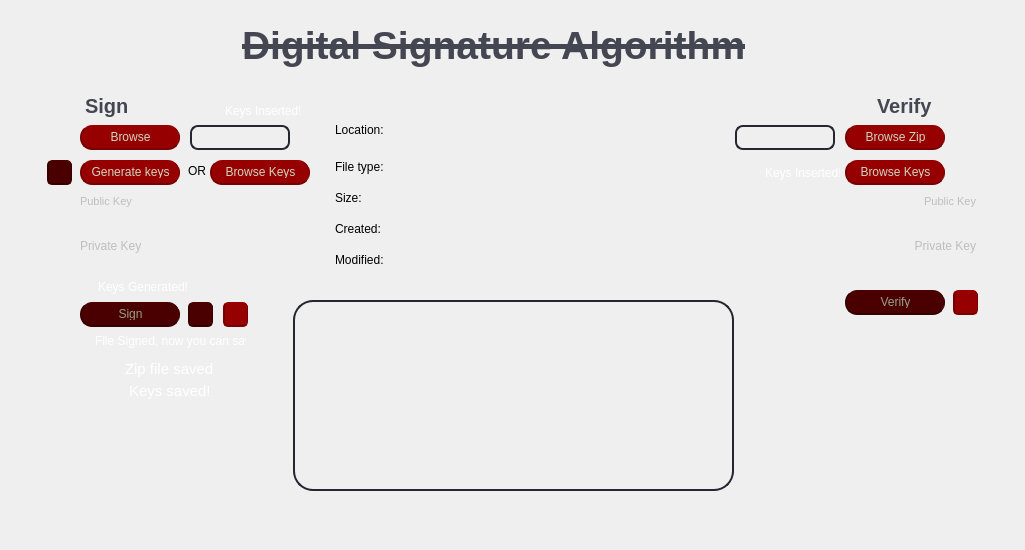
  <widget class="QWidget" name="bgwidget" native="true">
   <property name="geometry">
    <rect>
     <x>0</x>
     <y>33</y>
     <width>1025</width>
     <height>550</height>
    </rect>
   </property>
   <property name="sizePolicy">
    <sizepolicy hsizetype="Fixed" vsizetype="Fixed">
     <horstretch>0</horstretch>
     <verstretch>0</verstretch>
    </sizepolicy>
   </property>
   <property name="acceptDrops">
    <bool>false</bool>
   </property>
   <property name="styleSheet">
    <string notr="true"/>
   </property>
   <widget class="QLabel" name="lbl_main">
    <property name="geometry">
     <rect>
      <x>242</x>
      <y>20</y>
      <width>571</width>
      <height>50</height>
     </rect>
    </property>
    <property name="font">
     <font>
      <pointsize>29</pointsize>
      <weight>75</weight>
      <bold>true</bold>
      <underline>false</underline>
      <strikeout>true</strikeout>
     </font>
    </property>
    <property name="styleSheet">
     <string notr="true">QLabel {
	color: rgb(68, 70, 82);
}</string>
    </property>
    <property name="text">
     <string>Digital Signature Algorithm</string>
    </property>
   </widget>
   <widget class="QPushButton" name="btn_sign">
    <property name="enabled">
     <bool>false</bool>
    </property>
    <property name="geometry">
     <rect>
      <x>80</x>
      <y>302</y>
      <width>100</width>
      <height>25</height>
     </rect>
    </property>
    <property name="focusPolicy">
     <enum>Qt::NoFocus</enum>
    </property>
    <property name="toolTip">
     <string>First you need to 'Browse' for a file, and then either Generate keys or Browse Private Key.</string>
    </property>
    <property name="toolTipDuration">
     <number>10000</number>
    </property>
    <property name="styleSheet">
     <string notr="true">QPushButton {
	background-color: rgb(75, 0, 0);
	border: none;
	padding-top: 5px;
	padding-bottom: 5px;
	color: rgb(150, 160, 140);
	border-left: 2px solid rgb(55, 0, 0);
	border-right: 1px solid rgb(55, 0, 0);
	border-bottom: 2px solid rgb(55, 0, 0);
	border-radius: 12.4px;
}

QPushButton:hover {
	background-color: rgb(180, 0, 0);
	border-left: 2px solid rgb(130, 0, 0);
	border-right: 1px solid rgb(130, 0, 0);
	border-bottom: 2px solid rgb(130, 0, 0);
}

QPushButton:pressed {
	background-color: rgb(135, 0, 0);
	border: none;
	border-left: 1px solid rgb(110, 0, 0);
	border-right: 2px solid rgb(110, 0, 0);
	border-top: 2px solid rgb(110, 0, 0);
}</string>
    </property>
    <property name="text">
     <string>Sign</string>
    </property>
   </widget>
   <widget class="QLabel" name="lbl_enc">
    <property name="geometry">
     <rect>
      <x>85</x>
      <y>90</y>
      <width>81</width>
      <height>31</height>
     </rect>
    </property>
    <property name="font">
     <font>
      <pointsize>15</pointsize>
      <weight>75</weight>
      <bold>true</bold>
     </font>
    </property>
    <property name="styleSheet">
     <string notr="true">QLabel {
	color: rgb(68, 70, 82);
}</string>
    </property>
    <property name="text">
     <string>Sign</string>
    </property>
   </widget>
   <widget class="QLabel" name="lbl_dec">
    <property name="geometry">
     <rect>
      <x>877</x>
      <y>90</y>
      <width>63</width>
      <height>31</height>
     </rect>
    </property>
    <property name="font">
     <font>
      <pointsize>15</pointsize>
      <weight>75</weight>
      <bold>true</bold>
     </font>
    </property>
    <property name="styleSheet">
     <string notr="true">QLabel {
	color: rgb(68, 70, 82);
}</string>
    </property>
    <property name="text">
     <string>Verify</string>
    </property>
   </widget>
   <widget class="QPushButton" name="btn_res_s">
    <property name="geometry">
     <rect>
      <x>223</x>
      <y>302</y>
      <width>25</width>
      <height>25</height>
     </rect>
    </property>
    <property name="focusPolicy">
     <enum>Qt::NoFocus</enum>
    </property>
    <property name="styleSheet">
     <string notr="true">QPushButton {
	background-color: rgb(150, 0, 0);
	border: none;
	padding-top: 5px;
	padding-bottom: 5px;
	color: rgb(206, 214, 196);
	border-left: 2px solid rgb(120, 0, 0);
	border-right: 1px solid rgb(120, 0, 0);
	border-bottom: 2px solid rgb(120, 0, 0);
	border-radius: 5px;
}

QPushButton:hover {
	background-color: rgb(180, 0, 0);
	border-left: 2px solid rgb(130, 0, 0);
	border-right: 1px solid rgb(130, 0, 0);
	border-bottom: 2px solid rgb(130, 0, 0);
}

QPushButton:pressed {
	background-color: rgb(135, 0, 0);
	border: none;
}</string>
    </property>
    <property name="text">
     <string/>
    </property>
    <property name="icon">
     <iconset>
      <normaloff>reset_icon.png</normaloff>reset_icon.png</iconset>
    </property>
    <property name="iconSize">
     <size>
      <width>22</width>
      <height>22</height>
     </size>
    </property>
   </widget>
   <widget class="QPushButton" name="btn_save">
    <property name="enabled">
     <bool>false</bool>
    </property>
    <property name="geometry">
     <rect>
      <x>188</x>
      <y>302</y>
      <width>25</width>
      <height>25</height>
     </rect>
    </property>
    <property name="focusPolicy">
     <enum>Qt::NoFocus</enum>
    </property>
    <property name="toolTip">
     <string>You need to sign the file first.</string>
    </property>
    <property name="toolTipDuration">
     <number>4500</number>
    </property>
    <property name="styleSheet">
     <string notr="true">QPushButton {
	background-color: rgb(75, 0, 0);
	border: none;
	padding-top: 5px;
	padding-bottom: 5px;
	color: rgb(150, 160, 140);
	border-left: 2px solid rgb(55, 0, 0);
	border-right: 1px solid rgb(55, 0, 0);
	border-bottom: 2px solid rgb(55, 0, 0);
	border-radius: 5px;
}

QPushButton:hover {
	background-color: rgb(180, 0, 0);
	border-left: 2px solid rgb(130, 0, 0);
	border-right: 1px solid rgb(130, 0, 0);
	border-bottom: 2px solid rgb(130, 0, 0);
}

QPushButton:pressed {
	background-color: rgb(135, 0, 0);
	border: none;
}</string>
    </property>
    <property name="text">
     <string/>
    </property>
    <property name="icon">
     <iconset>
      <normaloff>down_icon.png</normaloff>down_icon.png</iconset>
    </property>
    <property name="iconSize">
     <size>
      <width>19</width>
      <height>19</height>
     </size>
    </property>
   </widget>
   <widget class="QLabel" name="lbl_gen_keys">
    <property name="geometry">
     <rect>
      <x>98</x>
      <y>279</y>
      <width>91</width>
      <height>16</height>
     </rect>
    </property>
    <property name="styleSheet">
     <string notr="true">QLabel {
	color: rgba(255, 255, 255, 255)
}</string>
    </property>
    <property name="text">
     <string>Keys Generated!</string>
    </property>
   </widget>
   <widget class="QPushButton" name="btn_browse">
    <property name="geometry">
     <rect>
      <x>80</x>
      <y>125</y>
      <width>100</width>
      <height>25</height>
     </rect>
    </property>
    <property name="focusPolicy">
     <enum>Qt::NoFocus</enum>
    </property>
    <property name="toolTip">
     <string>Browse file you want to sign.</string>
    </property>
    <property name="toolTipDuration">
     <number>4500</number>
    </property>
    <property name="statusTip">
     <string/>
    </property>
    <property name="styleSheet">
     <string notr="true">QPushButton {
	background-color: rgb(150, 0, 0);
	border: none;
	padding-top: 5px;
	padding-bottom: 5px;
	color: rgb(206, 214, 196);
	border-left: 2px solid rgb(120, 0, 0);
	border-right: 1px solid rgb(120, 0, 0);
	border-bottom: 2px solid rgb(120, 0, 0);
	border-radius: 12.4px;
}

QPushButton:hover {
	background-color: rgb(180, 0, 0);
	border-left: 2px solid rgb(130, 0, 0);
	border-right: 1px solid rgb(130, 0, 0);
	border-bottom: 2px solid rgb(130, 0, 0);
}

QPushButton:pressed {
	background-color: rgb(135, 0, 0);
	border: none;
	border-left: 1px solid rgb(110, 0, 0);
	border-right: 2px solid rgb(110, 0, 0);
	border-top: 2px solid rgb(110, 0, 0);
}</string>
    </property>
    <property name="text">
     <string>Browse</string>
    </property>
   </widget>
   <widget class="QLabel" name="lbl_bit_dim">
    <property name="geometry">
     <rect>
      <x>308</x>
      <y>375</y>
      <width>410</width>
      <height>16</height>
     </rect>
    </property>
    <property name="text">
     <string/>
    </property>
   </widget>
   <widget class="QLabel" name="lbl_loc">
    <property name="geometry">
     <rect>
      <x>335</x>
      <y>110</y>
      <width>360</width>
      <height>39</height>
     </rect>
    </property>
    <property name="text">
     <string>Location: </string>
    </property>
    <property name="scaledContents">
     <bool>false</bool>
    </property>
    <property name="wordWrap">
     <bool>true</bool>
    </property>
   </widget>
   <widget class="QLabel" name="lbl_ext">
    <property name="enabled">
     <bool>true</bool>
    </property>
    <property name="geometry">
     <rect>
      <x>335</x>
      <y>159</y>
      <width>360</width>
      <height>16</height>
     </rect>
    </property>
    <property name="text">
     <string>File type: </string>
    </property>
   </widget>
   <widget class="QLabel" name="lbl_pix_fps">
    <property name="geometry">
     <rect>
      <x>308</x>
      <y>345</y>
      <width>410</width>
      <height>16</height>
     </rect>
    </property>
    <property name="text">
     <string/>
    </property>
   </widget>
   <widget class="QLabel" name="lbl_siz">
    <property name="geometry">
     <rect>
      <x>335</x>
      <y>190</y>
      <width>300</width>
      <height>16</height>
     </rect>
    </property>
    <property name="text">
     <string>Size: </string>
    </property>
   </widget>
   <widget class="QLabel" name="lbl_created">
    <property name="geometry">
     <rect>
      <x>335</x>
      <y>221</y>
      <width>300</width>
      <height>16</height>
     </rect>
    </property>
    <property name="text">
     <string>Created: </string>
    </property>
   </widget>
   <widget class="QLabel" name="lbl_modified">
    <property name="geometry">
     <rect>
      <x>335</x>
      <y>252</y>
      <width>300</width>
      <height>16</height>
     </rect>
    </property>
    <property name="text">
     <string>Modified: </string>
    </property>
   </widget>
   <widget class="QPushButton" name="btn_gen_keys">
    <property name="geometry">
     <rect>
      <x>80</x>
      <y>160</y>
      <width>100</width>
      <height>25</height>
     </rect>
    </property>
    <property name="focusPolicy">
     <enum>Qt::NoFocus</enum>
    </property>
    <property name="styleSheet">
     <string notr="true">QPushButton {
	background-color: rgb(150, 0, 0);
	border: none;
	padding-top: 5px;
	padding-bottom: 5px;
	color: rgb(206, 214, 196);
	border-left: 2px solid rgb(120, 0, 0);
	border-right: 1px solid rgb(120, 0, 0);
	border-bottom: 2px solid rgb(120, 0, 0);
	border-radius: 12.4px;
}

QPushButton:hover {
	background-color: rgb(180, 0, 0);
	border-left: 2px solid rgb(130, 0, 0);
	border-right: 1px solid rgb(130, 0, 0);
	border-bottom: 2px solid rgb(130, 0, 0);
}

QPushButton:pressed {
	background-color: rgb(135, 0, 0);
	border: none;
	border-left: 1px solid rgb(110, 0, 0);
	border-right: 2px solid rgb(110, 0, 0);
	border-top: 2px solid rgb(110, 0, 0);
}</string>
    </property>
    <property name="text">
     <string>Generate keys</string>
    </property>
   </widget>
   <widget class="QLabel" name="lbl_publ_s">
    <property name="geometry">
     <rect>
      <x>80</x>
      <y>195</y>
      <width>232</width>
      <height>39</height>
     </rect>
    </property>
    <property name="font">
     <font>
      <pointsize>8</pointsize>
     </font>
    </property>
    <property name="focusPolicy">
     <enum>Qt::ClickFocus</enum>
    </property>
    <property name="styleSheet">
     <string notr="true">QLabel {
	color: rgb(190, 190, 190);
	selection-color: rgb(250, 250, 250);
	selection-background-color: rgb(150, 0, 0);
}</string>
    </property>
    <property name="text">
     <string>Public Key</string>
    </property>
    <property name="textFormat">
     <enum>Qt::AutoText</enum>
    </property>
    <property name="scaledContents">
     <bool>false</bool>
    </property>
    <property name="alignment">
     <set>Qt::AlignLeading|Qt::AlignLeft|Qt::AlignTop</set>
    </property>
    <property name="wordWrap">
     <bool>true</bool>
    </property>
    <property name="textInteractionFlags">
     <set>Qt::TextSelectableByMouse</set>
    </property>
   </widget>
   <widget class="QLabel" name="lbl_priv_s">
    <property name="geometry">
     <rect>
      <x>80</x>
      <y>239</y>
      <width>232</width>
      <height>39</height>
     </rect>
    </property>
    <property name="focusPolicy">
     <enum>Qt::ClickFocus</enum>
    </property>
    <property name="styleSheet">
     <string notr="true">QLabel {
	color: rgb(190, 190, 190);
	selection-color: rgb(250, 250, 250);
	selection-background-color: rgb(150, 0, 0);
}</string>
    </property>
    <property name="text">
     <string>Private Key</string>
    </property>
    <property name="alignment">
     <set>Qt::AlignLeading|Qt::AlignLeft|Qt::AlignTop</set>
    </property>
    <property name="wordWrap">
     <bool>true</bool>
    </property>
    <property name="textInteractionFlags">
     <set>Qt::TextSelectableByMouse</set>
    </property>
   </widget>
   <widget class="QLabel" name="lbl_len_res">
    <property name="geometry">
     <rect>
      <x>308</x>
      <y>315</y>
      <width>410</width>
      <height>16</height>
     </rect>
    </property>
    <property name="text">
     <string/>
    </property>
   </widget>
   <widget class="QLabel" name="lbl_art">
    <property name="geometry">
     <rect>
      <x>308</x>
      <y>405</y>
      <width>410</width>
      <height>16</height>
     </rect>
    </property>
    <property name="text">
     <string/>
    </property>
   </widget>
   <widget class="QPushButton" name="btn_res_v">
    <property name="geometry">
     <rect>
      <x>953</x>
      <y>290</y>
      <width>25</width>
      <height>25</height>
     </rect>
    </property>
    <property name="focusPolicy">
     <enum>Qt::NoFocus</enum>
    </property>
    <property name="styleSheet">
     <string notr="true">QPushButton {
	background-color: rgb(150, 0, 0);
	border: none;
	padding-top: 5px;
	padding-bottom: 5px;
	color: rgb(206, 214, 196);
	border-left: 2px solid rgb(120, 0, 0);
	border-right: 1px solid rgb(120, 0, 0);
	border-bottom: 2px solid rgb(120, 0, 0);
	border-radius: 5px;
}

QPushButton:hover {
	background-color: rgb(180, 0, 0);
	border-left: 2px solid rgb(130, 0, 0);
	border-right: 1px solid rgb(130, 0, 0);
	border-bottom: 2px solid rgb(130, 0, 0);
}

QPushButton:pressed {
	background-color: rgb(135, 0, 0);
	border: none;
}</string>
    </property>
    <property name="text">
     <string/>
    </property>
    <property name="icon">
     <iconset>
      <normaloff>reset_icon.png</normaloff>reset_icon.png</iconset>
    </property>
    <property name="iconSize">
     <size>
      <width>22</width>
      <height>22</height>
     </size>
    </property>
   </widget>
   <widget class="QPushButton" name="btn_browse_zip">
    <property name="geometry">
     <rect>
      <x>845</x>
      <y>125</y>
      <width>100</width>
      <height>25</height>
     </rect>
    </property>
    <property name="focusPolicy">
     <enum>Qt::NoFocus</enum>
    </property>
    <property name="styleSheet">
     <string notr="true">QPushButton {
	background-color: rgb(150, 0, 0);
	border: none;
	padding-top: 5px;
	padding-bottom: 5px;
	color: rgb(206, 214, 196);
	border-left: 2px solid rgb(120, 0, 0);
	border-right: 1px solid rgb(120, 0, 0);
	border-bottom: 2px solid rgb(120, 0, 0);
	border-radius: 12.4px;
}

QPushButton:hover {
	background-color: rgb(180, 0, 0);
	border-left: 2px solid rgb(130, 0, 0);
	border-right: 1px solid rgb(130, 0, 0);
	border-bottom: 2px solid rgb(130, 0, 0);
}

QPushButton:pressed {
	background-color: rgb(135, 0, 0);
	border: none;
	border-left: 1px solid rgb(110, 0, 0);
	border-right: 2px solid rgb(110, 0, 0);
	border-top: 2px solid rgb(110, 0, 0);
}</string>
    </property>
    <property name="text">
     <string>Browse Zip</string>
    </property>
   </widget>
   <widget class="QPushButton" name="btn_ver">
    <property name="enabled">
     <bool>false</bool>
    </property>
    <property name="geometry">
     <rect>
      <x>845</x>
      <y>290</y>
      <width>100</width>
      <height>25</height>
     </rect>
    </property>
    <property name="focusPolicy">
     <enum>Qt::NoFocus</enum>
    </property>
    <property name="toolTip">
     <string>First you need to `Browse Zip` and then `Browse Keys` from the right side.</string>
    </property>
    <property name="toolTipDuration">
     <number>10000</number>
    </property>
    <property name="styleSheet">
     <string notr="true">QPushButton {
	background-color: rgb(75, 0, 0);
	border: none;
	padding-top: 5px;
	padding-bottom: 5px;
	color: rgb(150, 160, 140);
	border-left: 2px solid rgb(55, 0, 0);
	border-right: 1px solid rgb(55, 0, 0);
	border-bottom: 2px solid rgb(55, 0, 0);
	border-radius: 12.4px;
}

QPushButton:hover {
	background-color: rgb(180, 0, 0);
	border-left: 2px solid rgb(130, 0, 0);
	border-right: 1px solid rgb(130, 0, 0);
	border-bottom: 2px solid rgb(130, 0, 0);
}

QPushButton:pressed {
	background-color: rgb(135, 0, 0);
	border: none;
	border-left: 1px solid rgb(110, 0, 0);
	border-right: 2px solid rgb(110, 0, 0);
	border-top: 2px solid rgb(110, 0, 0);
}</string>
    </property>
    <property name="text">
     <string>Verify</string>
    </property>
   </widget>
   <widget class="QPushButton" name="btn_browse_keys_v">
    <property name="geometry">
     <rect>
      <x>845</x>
      <y>160</y>
      <width>100</width>
      <height>25</height>
     </rect>
    </property>
    <property name="focusPolicy">
     <enum>Qt::NoFocus</enum>
    </property>
    <property name="styleSheet">
     <string notr="true">QPushButton {
	background-color: rgb(150, 0, 0);
	border: none;
	padding-top: 5px;
	padding-bottom: 5px;
	color: rgb(206, 214, 196);
	border-left: 2px solid rgb(120, 0, 0);
	border-right: 1px solid rgb(120, 0, 0);
	border-bottom: 2px solid rgb(120, 0, 0);
	border-radius: 12.4px;
}

QPushButton:hover {
	background-color: rgb(180, 0, 0);
	border-left: 2px solid rgb(130, 0, 0);
	border-right: 1px solid rgb(130, 0, 0);
	border-bottom: 2px solid rgb(130, 0, 0);
}

QPushButton:pressed {
	background-color: rgb(135, 0, 0);
	border: none;
	border-left: 1px solid rgb(110, 0, 0);
	border-right: 2px solid rgb(110, 0, 0);
	border-top: 2px solid rgb(110, 0, 0);
}</string>
    </property>
    <property name="text">
     <string>Browse Keys</string>
    </property>
   </widget>
   <widget class="QPushButton" name="btn_save_keys">
    <property name="enabled">
     <bool>false</bool>
    </property>
    <property name="geometry">
     <rect>
      <x>47</x>
      <y>160</y>
      <width>25</width>
      <height>25</height>
     </rect>
    </property>
    <property name="focusPolicy">
     <enum>Qt::NoFocus</enum>
    </property>
    <property name="toolTip">
     <string>You need to Generate keys first.</string>
    </property>
    <property name="toolTipDuration">
     <number>4500</number>
    </property>
    <property name="styleSheet">
     <string notr="true">QPushButton {
	background-color: rgb(75, 0, 0);
	border: none;
	padding-top: 5px;
	padding-bottom: 5px;
	color: rgb(150, 160, 140);
	border-left: 2px solid rgb(55, 0, 0);
	border-right: 1px solid rgb(55, 0, 0);
	border-bottom: 2px solid rgb(55, 0, 0);
	border-radius: 5px;
}

QPushButton:hover {
	background-color: rgb(180, 0, 0);
	border-left: 2px solid rgb(130, 0, 0);
	border-right: 1px solid rgb(130, 0, 0);
	border-bottom: 2px solid rgb(130, 0, 0);
}

QPushButton:pressed {
	background-color: rgb(135, 0, 0);
	border: none;
}</string>
    </property>
    <property name="text">
     <string/>
    </property>
    <property name="icon">
     <iconset>
      <normaloff>down_icon.png</normaloff>down_icon.png</iconset>
    </property>
    <property name="iconSize">
     <size>
      <width>19</width>
      <height>19</height>
     </size>
    </property>
   </widget>
   <widget class="QTextBrowser" name="textBrowser">
    <property name="enabled">
     <bool>false</bool>
    </property>
    <property name="geometry">
     <rect>
      <x>293</x>
      <y>300</y>
      <width>441</width>
      <height>191</height>
     </rect>
    </property>
    <property name="focusPolicy">
     <enum>Qt::ClickFocus</enum>
    </property>
    <property name="styleSheet">
     <string notr="true">QTextBrowser {
	border: 2px solid rgba(37, 39, 48, 255);
	border-radius: 20px;
	background-color: rgba(34, 36, 44, 0);
	font-size: 12px;
	padding-left: 10px;
	padding-right: 10px;
	color: rgba(0, 0, 0, 0);
}



</string>
    </property>
    <property name="horizontalScrollBarPolicy">
     <enum>Qt::ScrollBarAlwaysOff</enum>
    </property>
    <property name="html">
     <string>&lt;!DOCTYPE HTML PUBLIC &quot;-//W3C//DTD HTML 4.0//EN&quot; &quot;http://www.w3.org/TR/REC-html40/strict.dtd&quot;&gt;
&lt;html&gt;&lt;head&gt;&lt;meta name=&quot;qrichtext&quot; content=&quot;1&quot; /&gt;&lt;style type=&quot;text/css&quot;&gt;
p, li { white-space: pre-wrap; }
&lt;/style&gt;&lt;/head&gt;&lt;body style=&quot; font-family:'MS Shell Dlg 2'; font-size:12px; font-weight:400; font-style:normal;&quot;&gt;
&lt;p style=&quot;-qt-paragraph-type:empty; margin-top:0px; margin-bottom:0px; margin-left:0px; margin-right:0px; -qt-block-indent:0; text-indent:0px;&quot;&gt;&lt;br /&gt;&lt;/p&gt;&lt;/body&gt;&lt;/html&gt;</string>
    </property>
    <property name="textInteractionFlags">
     <set>Qt::TextSelectableByMouse</set>
    </property>
   </widget>
   <widget class="QLabel" name="lbl_result">
    <property name="enabled">
     <bool>false</bool>
    </property>
    <property name="geometry">
     <rect>
      <x>767</x>
      <y>325</y>
      <width>241</width>
      <height>21</height>
     </rect>
    </property>
    <property name="font">
     <font>
      <pointsize>10</pointsize>
     </font>
    </property>
    <property name="styleSheet">
     <string notr="true">QLabel {
	background-color: rgba(255, 0, 0, 0);
	border: none;
	border-radius: 8px;
	color: rgba(255, 255, 255, 255);
	border-left: 2px solid rgba(155, 0, 0, 0);
	border-right: 1px solid rgba(155, 0, 0, 0);
	border-bottom: 2px solid rgba(155, 0, 0, 0);
}	</string>
    </property>
    <property name="text">
     <string/>
    </property>
    <property name="scaledContents">
     <bool>false</bool>
    </property>
    <property name="alignment">
     <set>Qt::AlignCenter</set>
    </property>
   </widget>
   <widget class="QLabel" name="lbl_alb">
    <property name="geometry">
     <rect>
      <x>308</x>
      <y>435</y>
      <width>410</width>
      <height>16</height>
     </rect>
    </property>
    <property name="text">
     <string/>
    </property>
   </widget>
   <widget class="QLabel" name="lbl_sign">
    <property name="geometry">
     <rect>
      <x>95</x>
      <y>333</y>
      <width>151</width>
      <height>16</height>
     </rect>
    </property>
    <property name="styleSheet">
     <string notr="true">QLabel {
	color: rgba(255, 255, 255, 255)
}</string>
    </property>
    <property name="text">
     <string>File Signed, now you can save!</string>
    </property>
   </widget>
   <widget class="QLabel" name="lbl_save">
    <property name="geometry">
     <rect>
      <x>125</x>
      <y>360</y>
      <width>88</width>
      <height>18</height>
     </rect>
    </property>
    <property name="font">
     <font>
      <pointsize>11</pointsize>
     </font>
    </property>
    <property name="styleSheet">
     <string notr="true">QLabel {
	color: rgba(255, 255, 255, 255)
}</string>
    </property>
    <property name="text">
     <string>Zip file saved!</string>
    </property>
   </widget>
   <widget class="QPushButton" name="btn_browse_keys_s">
    <property name="geometry">
     <rect>
      <x>210</x>
      <y>160</y>
      <width>100</width>
      <height>25</height>
     </rect>
    </property>
    <property name="focusPolicy">
     <enum>Qt::NoFocus</enum>
    </property>
    <property name="styleSheet">
     <string notr="true">QPushButton {
	background-color: rgb(150, 0, 0);
	border: none;
	padding-top: 5px;
	padding-bottom: 5px;
	color: rgb(206, 214, 196);
	border-left: 2px solid rgb(120, 0, 0);
	border-right: 1px solid rgb(120, 0, 0);
	border-bottom: 2px solid rgb(120, 0, 0);
	border-radius: 12.4px;
}

QPushButton:hover {
	background-color: rgb(180, 0, 0);
	border-left: 2px solid rgb(130, 0, 0);
	border-right: 1px solid rgb(130, 0, 0);
	border-bottom: 2px solid rgb(130, 0, 0);
}

QPushButton:pressed {
	background-color: rgb(135, 0, 0);
	border: none;
	border-left: 1px solid rgb(110, 0, 0);
	border-right: 2px solid rgb(110, 0, 0);
	border-top: 2px solid rgb(110, 0, 0);
}</string>
    </property>
    <property name="text">
     <string>Browse Keys</string>
    </property>
   </widget>
   <widget class="QLabel" name="lbl_OR">
    <property name="geometry">
     <rect>
      <x>188</x>
      <y>163</y>
      <width>21</width>
      <height>16</height>
     </rect>
    </property>
    <property name="text">
     <string>OR</string>
    </property>
   </widget>
   <widget class="QLabel" name="lbl_hash_orig">
    <property name="enabled">
     <bool>false</bool>
    </property>
    <property name="geometry">
     <rect>
      <x>795</x>
      <y>345</y>
      <width>191</width>
      <height>80</height>
     </rect>
    </property>
    <property name="focusPolicy">
     <enum>Qt::NoFocus</enum>
    </property>
    <property name="text">
     <string/>
    </property>
    <property name="alignment">
     <set>Qt::AlignBottom|Qt::AlignLeading|Qt::AlignLeft</set>
    </property>
    <property name="wordWrap">
     <bool>true</bool>
    </property>
    <property name="textInteractionFlags">
     <set>Qt::TextSelectableByMouse</set>
    </property>
   </widget>
   <widget class="QLabel" name="lbl_hash_sign">
    <property name="enabled">
     <bool>false</bool>
    </property>
    <property name="geometry">
     <rect>
      <x>795</x>
      <y>430</y>
      <width>191</width>
      <height>80</height>
     </rect>
    </property>
    <property name="focusPolicy">
     <enum>Qt::NoFocus</enum>
    </property>
    <property name="text">
     <string/>
    </property>
    <property name="alignment">
     <set>Qt::AlignLeading|Qt::AlignLeft|Qt::AlignTop</set>
    </property>
    <property name="wordWrap">
     <bool>true</bool>
    </property>
    <property name="textInteractionFlags">
     <set>Qt::TextSelectableByMouse</set>
    </property>
   </widget>
   <widget class="QLabel" name="lbl_publ_v">
    <property name="geometry">
     <rect>
      <x>744</x>
      <y>195</y>
      <width>232</width>
      <height>39</height>
     </rect>
    </property>
    <property name="font">
     <font>
      <pointsize>8</pointsize>
     </font>
    </property>
    <property name="layoutDirection">
     <enum>Qt::LeftToRight</enum>
    </property>
    <property name="styleSheet">
     <string notr="true">QLabel {
	color: rgb(190, 190, 190);
}</string>
    </property>
    <property name="text">
     <string>Public Key</string>
    </property>
    <property name="textFormat">
     <enum>Qt::AutoText</enum>
    </property>
    <property name="scaledContents">
     <bool>false</bool>
    </property>
    <property name="alignment">
     <set>Qt::AlignRight|Qt::AlignTop|Qt::AlignTrailing</set>
    </property>
    <property name="wordWrap">
     <bool>true</bool>
    </property>
   </widget>
   <widget class="QLabel" name="lbl_priv_v">
    <property name="geometry">
     <rect>
      <x>744</x>
      <y>239</y>
      <width>232</width>
      <height>39</height>
     </rect>
    </property>
    <property name="styleSheet">
     <string notr="true">QLabel {
	color: rgb(190, 190, 190);
}</string>
    </property>
    <property name="text">
     <string>Private Key</string>
    </property>
    <property name="alignment">
     <set>Qt::AlignRight|Qt::AlignTop|Qt::AlignTrailing</set>
    </property>
    <property name="wordWrap">
     <bool>true</bool>
    </property>
   </widget>
   <widget class="QLabel" name="lbl_br_keys_v">
    <property name="geometry">
     <rect>
      <x>765</x>
      <y>165</y>
      <width>75</width>
      <height>16</height>
     </rect>
    </property>
    <property name="styleSheet">
     <string notr="true">QLabel {
	color: rgba(255, 255, 255, 255)
}</string>
    </property>
    <property name="text">
     <string>Keys Inserted!</string>
    </property>
   </widget>
   <widget class="QLabel" name="lbl_br_keys_s">
    <property name="geometry">
     <rect>
      <x>225</x>
      <y>103</y>
      <width>75</width>
      <height>16</height>
     </rect>
    </property>
    <property name="styleSheet">
     <string notr="true">QLabel {
	color: rgba(255, 255, 255, 255)
}</string>
    </property>
    <property name="text">
     <string>Keys Inserted!</string>
    </property>
   </widget>
   <widget class="QProgressBar" name="progressBar_v">
    <property name="geometry">
     <rect>
      <x>735</x>
      <y>125</y>
      <width>100</width>
      <height>25</height>
     </rect>
    </property>
    <property name="styleSheet">
     <string notr="true">QProgressBar {
	border: 2px solid rgb(37, 39, 48);
	border-radius: 8px;
	background-color: rgba(28, 29, 36, 0);
	color: rgb(235, 235, 235);
}

QProgressBar::chunk {
	background-color: rgba(150, 0, 0, 235);
	border: none;
	border-radius: 4px;
}</string>
    </property>
    <property name="value">
     <number>0</number>
    </property>
    <property name="alignment">
     <set>Qt::AlignCenter</set>
    </property>
    <property name="textVisible">
     <bool>false</bool>
    </property>
    <property name="textDirection">
     <enum>QProgressBar::TopToBottom</enum>
    </property>
   </widget>
   <widget class="QProgressBar" name="progressBar_s">
    <property name="geometry">
     <rect>
      <x>190</x>
      <y>125</y>
      <width>100</width>
      <height>25</height>
     </rect>
    </property>
    <property name="styleSheet">
     <string notr="true">QProgressBar {
	border: 2px solid rgb(37, 39, 48);
	border-radius: 8px;
	background-color: rgba(28, 29, 36, 0);
	color: rgb(235, 235, 235);
}

QProgressBar::chunk {
	background-color: rgba(150, 0, 0, 235);
	border: none;
	border-radius: 4px;
}</string>
    </property>
    <property name="value">
     <number>0</number>
    </property>
    <property name="alignment">
     <set>Qt::AlignCenter</set>
    </property>
    <property name="textVisible">
     <bool>false</bool>
    </property>
    <property name="textDirection">
     <enum>QProgressBar::TopToBottom</enum>
    </property>
   </widget>
   <widget class="QLabel" name="lbl_save_2">
    <property name="geometry">
     <rect>
      <x>129</x>
      <y>382</y>
      <width>88</width>
      <height>18</height>
     </rect>
    </property>
    <property name="font">
     <font>
      <pointsize>11</pointsize>
     </font>
    </property>
    <property name="styleSheet">
     <string notr="true">QLabel {
	color: rgba(255, 255, 255, 255)
}</string>
    </property>
    <property name="text">
     <string>Keys saved!</string>
    </property>
   </widget>
  </widget>
